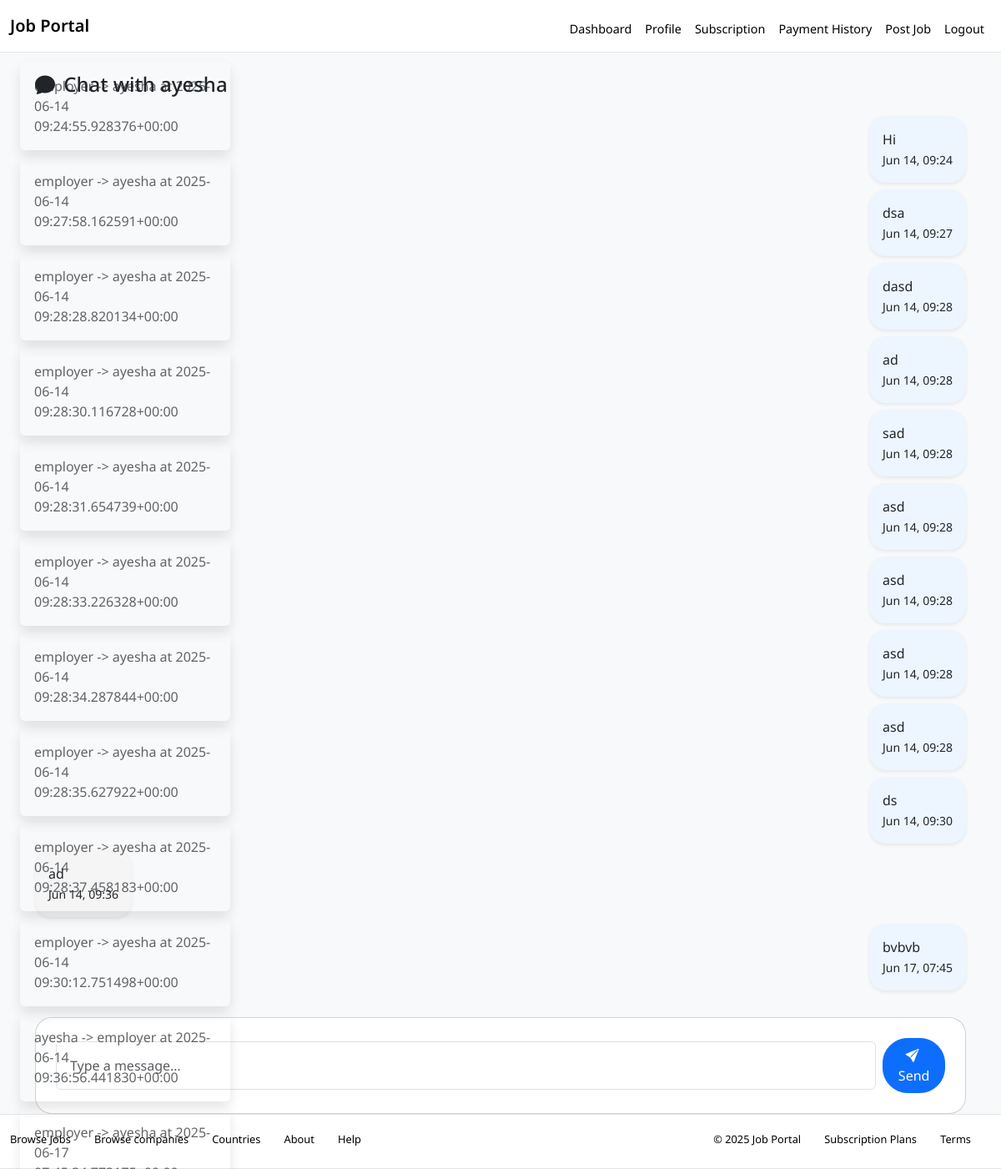
Page /thread/3/ (signed in) on the committed database.
### core/models.py (models this page shows)
class Message(models.Model):
    sender = models.ForeignKey(User, related_name='sent_messages', on_delete=models.CASCADE)
    recipient = models.ForeignKey(User, related_name='received_messages', on_delete=models.CASCADE)
    content = models.TextField()
    timestamp = models.DateTimeField(default=datetime.now)
    is_read = models.BooleanField(default=False)
    def __str__(self):
        return f"{self.sender} -> {self.recipient} at {self.timestamp}"

class User(AbstractUser):
    ROLE_CHOICES = (
        ('seeker', 'Job Seeker'),
        ('employer', 'Employer'),
        ('admin', 'Admin'),
    )
    role = models.CharField(max_length=10, choices=ROLE_CHOICES)
    is_email_verified = models.BooleanField(default=False)

### core/views.py (the view)
# urls.py: path('thread/<int:recipient_id>/', thread, name='thread'),
@login_required
def thread(request, recipient_id):
    recipient = User.objects.get(id=recipient_id)
    messages = Message.objects.filter(
        Q(sender=request.user, recipient=recipient) | Q(sender=recipient, recipient=request.user)
    ).order_by('timestamp')
    if request.method == "POST":
        form = MessageForm(request.POST)
        if form.is_valid():
            message = form.save(commit=False)
            message.sender = request.user
            message.recipient = recipient
            message.timestamp = datetime.now()
            message.save()
            return redirect(f"{reverse('inbox')}?thread={recipient.id}")
    else:
        form = MessageForm()
    context = {
        "messages": messages,
        "form": form,
        "recipient": recipient,
    }
    return render(request, 'core/thread.html', context)

### core/forms.py
class MessageForm(forms.ModelForm):
    class Meta:
        model = Message
        fields = ['content']
        widgets = {
            'content': forms.Textarea(attrs={'rows': 2, 'class': 'form-control'})
        }

### core/templates/core/thread.html (shortened to what this page needs)
{% extends 'base.html' %}
{% block content %}
<div class="container mt-4">
<h4 class="mb-4"><i class="bi bi-chat-fill me-1"></i> Chat with {{ recipient.username }}</h4>
<div class="mb-4" style="display: flex; flex-direction: column;">
  {% for message in messages %}
    <div class="p-3 mb-2 shadow-sm"
         style="border-radius: 20px;
                 background: {% if message.sender == request.user %} #edf5ff {% else %} #f5f5f5 {% endif %};
                 align-self: {% if message.sender == request.user %} flex-end {% else %} flex-start {% endif %};
                 max-width: 60%;
                 margin-bottom: 10px">
      <p class="mb-0">{{ message.content }}</p>
      <small>{{ message.timestamp|date:'M d, H:i' }}</small>
    </div>
  {% empty %}
    <div class="p-3 shadow-sm text-muted" style="border-radius: 20px">
      No messages yet. Say hi first! 👋
    </div>
  {% endfor %}
</div>
<div class="card p-4" style="border-radius: 20px">
  <form method="POST" class="d-flex align-items-center">
    <input name="content"
          id="message"
          class="form-control me-2 p-3"
          style="border-radius: 10px: 0 0 5px #0003;"
          placeholder="Type a message…"
          required>
    <button type="submit" class="btn btn-primary p-2" style="border-radius: 30px">
      <i class="bi bi-send-fill me-1"></i> Send
    </button>
  </form>
</div>
</div>
{% endblock %}

### core/templates/base.html (shortened to what this page needs)
{% load static %}
<!DOCTYPE html>
<html lang="en">
<head>
  <link href="https://cdn.jsdelivr.net/npm/bootstrap@5.3.0/dist/css/bootstrap.min.css" rel="stylesheet">
  <link href="https://cdn.jsdelivr.net/npm/bootstrap-icons@1.10.5/font/bootstrap-icons.css" rel="stylesheet">
  <link href="https://cdn.jsdelivr.net/npm/aos@2.3.4/dist/aos.css" rel="stylesheet">
</head>
<body class="d-flex flex-column bg-light min-vh-100">
  {% include 'core/header.html' %}
  <main class="flex-grow-1">
     <div id="messages" class="fixed-top p-4">
      {% if messages %}
        {% for message in messages %}
          <div class="alert alert-{{ message.tags }} shadow mb-2" role="alert">
            {{ message }}
          </div>
        {% endfor %}
      {% endif %}
    </div>
    {% block content %}{% endblock %}
  </main>
  {% include 'core/footer.html' %}
</body>
</html>

### core/templates/base.html (style rules this page uses)
body { font-family: 'Noto Sans', 'Helvetica Neue', Helvetica, Arial, sans-serif !important; }
p { font-weight: 400; }
#messages { top: 50px; width: 300px; z-index: 1050; transform: translateX(-100%); transition: transform 0.5s ease, opacity 0.5s ease; position: fixed; opacity: 0; }
#messages.active { transform: translateX(0); opacity: 0.7; }

### rows in the picture
Message: sender+recipient+timestamp "employer -> ayesha at 2025-06-14 09:24:55.928376+00:00", content "Hi", timestamp "Jun 14, 09:24"
Message: sender+recipient+timestamp "employer -> ayesha at 2025-06-14 09:27:58.162591+00:00", content "dsa", timestamp "Jun 14, 09:27"
Message: sender+recipient+timestamp "employer -> ayesha at 2025-06-14 09:28:28.820134+00:00", content "dasd", timestamp "Jun 14, 09:28"
Message: sender+recipient+timestamp "employer -> ayesha at 2025-06-14 09:28:30.116728+00:00", content "ad", timestamp "Jun 14, 09:28"
Message: sender+recipient+timestamp "employer -> ayesha at 2025-06-14 09:28:31.654739+00:00", content "sad", timestamp "Jun 14, 09:28"
Message: sender+recipient+timestamp "employer -> ayesha at 2025-06-14 09:28:33.226328+00:00", content "asd", timestamp "Jun 14, 09:28"
Message: sender+recipient+timestamp "employer -> ayesha at 2025-06-14 09:28:34.287844+00:00", content "asd", timestamp "Jun 14, 09:28"
Message: sender+recipient+timestamp "employer -> ayesha at 2025-06-14 09:28:35.627922+00:00", content "asd", timestamp "Jun 14, 09:28"
Message: sender+recipient+timestamp "employer -> ayesha at 2025-06-14 09:28:37.458183+00:00", content "asd", timestamp "Jun 14, 09:28"
Message: sender+recipient+timestamp "employer -> ayesha at 2025-06-14 09:30:12.751498+00:00", content "ds", timestamp "Jun 14, 09:30"
Message: sender+recipient+timestamp "ayesha -> employer at 2025-06-14 09:36:56.441830+00:00", content "ad", timestamp "Jun 14, 09:36"
Message: sender+recipient+timestamp "employer -> ayesha at 2025-06-17…", content "bvbvb", timestamp "Jun 17, 07:45"
User: username "ayesha"
